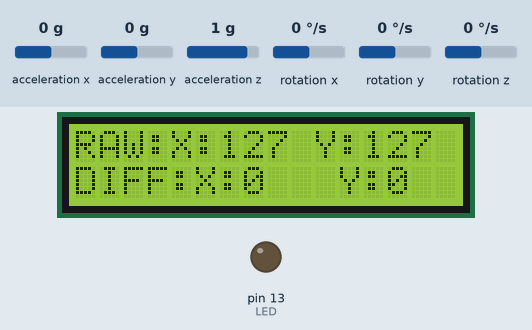
The sketch below on a simulated Arduino Uno, built with avr-gcc and run on an emulated ATmega328P. On the bench: 16×2 character LCD, output pins drawn as LEDs (lit = HIGH). Inputs (shaded band) come from the test bench; at power-on: acceleration x 0 g, acceleration y 0 g, acceleration z 1 g, rotation x 0 °/s, rotation y 0 °/s, rotation z 0 °/s. What the sketch prints to the serial monitor is not drawn.

Above: at 5.2 s.
5.3 s: acceleration x set to -0.4 g
At 5.9 s:
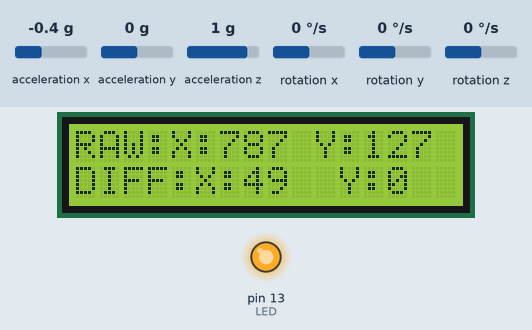
6.8 s: acceleration y set to -1.4 g
At 7.1 s:
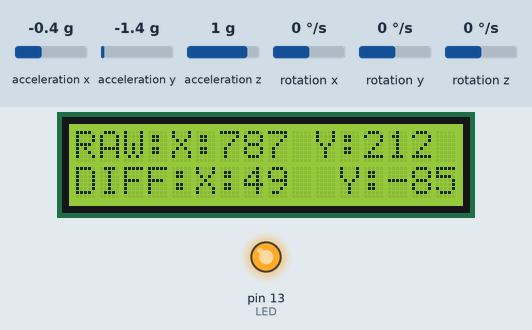
8.3 s: acceleration x set to -1.4 g
At 9.5 s:
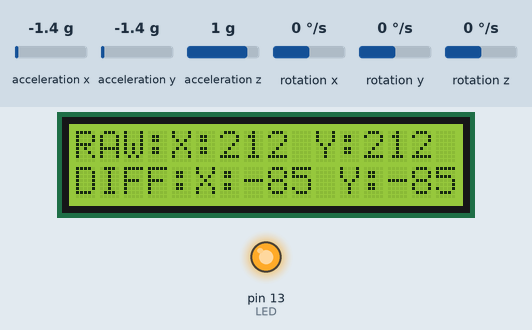
9.8 s: acceleration y set to -0.8 g
At 10.6 s:
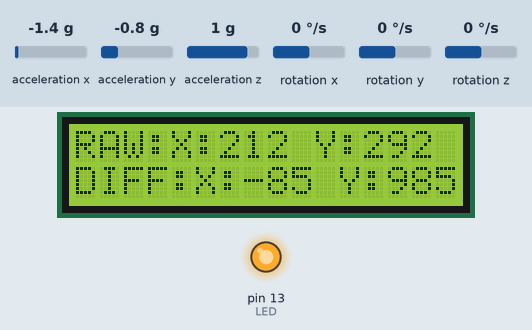
Timing chart, 0 to 12.3 s (numbered marks = the images above; inputs shaded):
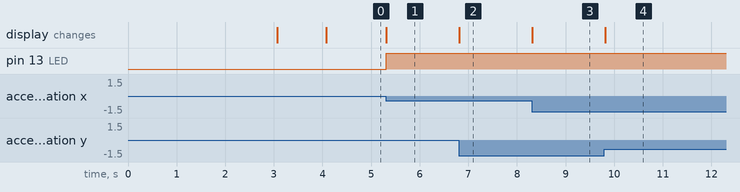

The sketch:

seismometer_code.ino
```cpp
#include "Wire.h"
#include "I2Cdev.h"
#include "MPU6050.h"
#include <LiquidCrystal.h>

//defining maximum change in x, y, and z allowed before buzzer goes off:
#define samples 100
#define maxVal 25
#define minVal -25

//Defining button pin:
#define buttonPin 7

//setting calibration variables:
int xVal = 0;
int yVal = 0;
int zVal = 0;

//LCD setup"
const int rs = 11, en = 12, d4 = 2, d5 = 3, d6 = 4, d7 = 5;

LiquidCrystal lcd(rs, en, d4, d5, d6, d7);

//MPU6050 setup
MPU6050 mpu;
int16_t ax, ay, az;
int16_t gx, gy, gz;

struct MyData {
  byte X;
  byte Y;
  byte Z;
};

MyData data;

//Making variable to track how many times buzzer went off:
int count = 0;

//LED pin:
#define LED 13

void setup() {
  // put your setup code here, to run once:
  Serial.begin(9600);

  //MPU init:
  mpu.initialize();

  //LCD setup:
  lcd.begin(16, 2);

  //Setting up button:
  pinMode(buttonPin, INPUT_PULLUP);

  //Calibration:
  mpu.getMotion6(&ax, &ay, &az, &gx, &gy, &gz);
  data.X = map(ax, -17000, 17000, 0, 255 ); // X axis data
  data.Y = map(ay, -17000, 17000, 0, 255);  // Y axis data
  data.Z = map(az, -17000, 17000, 0, 255);  // Z axis data

  for(int i = 0; i<samples; i++){
    xVal += data.X;
    yVal += data.Y;
    zVal += data.Z;
}
  //calculating average value:
  xVal /= samples;
  yVal /= samples;
  zVal /= samples;

  //delaying for 3 seconds to ensure data actually collected:
  delay(3000);

  //displaying calibration confrimation:
  lcd.clear();
  lcd.print("Calibrated");
  delay(1000);
  lcd.clear();

  pinMode(LED,OUTPUT);
}
void loop() {
  // put your main code here, to run repeatedly:
  mpu.getMotion6(&ax, &ay, &az, &gx, &gy, &gz);
  data.X = map(ax, -17000, 17000, 0, 255 ); // X axis data
  data.Y = map(ay, -17000, 17000, 0, 255);  // Y axis data
  data.Z = map(az, -17000, 17000, 0, 255);  // Z axis data

  Serial.println(data.Z);

  //Text setup:
  lcd.setCursor(0, 0);
  lcd.print("RAW:");

  lcd.setCursor(0,1);
  lcd.print("DIFF:");

  //Raw X data:
  String xString = "X:";
  int xData = data.X;
  String xRawPrint = xString + xData;
  lcd.setCursor(4,0);
  lcd.print(xRawPrint);

  //Difference in X values (average - raw = difference):
  int xDiff = xVal - xData;
  String xDiffPrint = xString + xDiff;
  lcd.setCursor(5,1);
  lcd.print(xDiffPrint);


  //Raw Y data:
  String yString = "Y:";
  int yData = data.Y;
  String yRawPrint = yString + yData;
  lcd.setCursor(10,0);
  lcd.print(yRawPrint);

  //Difference in Y values (average - raw = difference):
  int yDiff = yVal - yData;
  String yDiffPrint = yString + yDiff;
  lcd.setCursor(11,1);
  lcd.print(yDiffPrint);

  //If the difference in average and raw values is larger than the max or smaller than min, play sound:
  if (xDiff < minVal || xDiff > maxVal || yDiff < minVal || yDiff > maxVal){
    digitalWrite(LED,HIGH);
  }
  else{
    //turn off LED
    digitalWrite(LED,LOW);
  }

}
```

Measured:
- the behaviour switches between -0.2 and -0.3 g on acceleration x (found by bisection; images 0 and 1)
- after the input at 5.3 s, pin 13 (LED): LOW → HIGH at once; the display: changes at once (image 1)
- after the input at 6.8 s, the display: changes at once (image 2)
- after the input at 8.3 s, the display: changes at once (image 3)
- after the input at 9.8 s, the display: changes at once (image 4)
